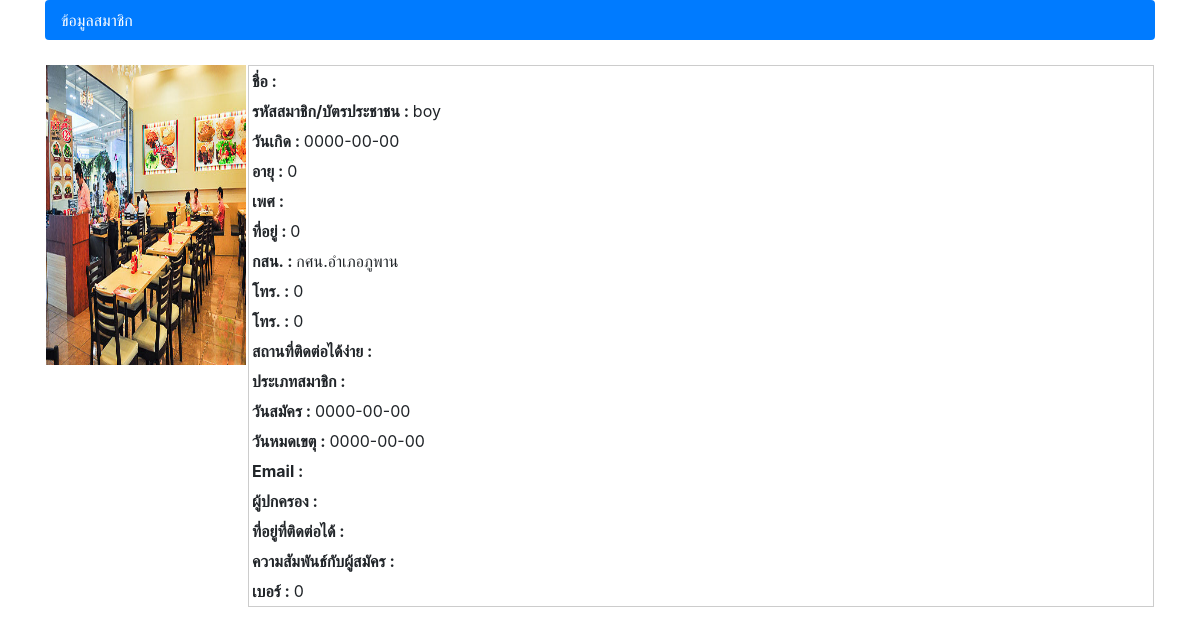
The page /Admin/view_aMember.php?member_id=3 on the database its author committed.
### tables this page shows
CREATE TABLE `member` (
  `member_id` int(11) NOT NULL,
  `member_Library` varchar(50) NOT NULL,
  `member_user` varchar(50) NOT NULL,
  `member_Password` int(50) NOT NULL,
  `member_Prefix` varchar(10) NOT NULL,
  `member_Name` varchar(50) NOT NULL,
  `member_sex` varchar(10) NOT NULL,
  `member_Birth` date NOT NULL,
  `member_Age` int(11) NOT NULL,
  `member_Education` varchar(50) NOT NULL,
  `member_career` varchar(100) NOT NULL,
  `member_HouseNumber` varchar(200) NOT NULL,
  `member_province` varchar(255) NOT NULL,
  `member_Zip` int(10) NOT NULL,
  `member_Phone1` int(10) NOT NULL,
  `member_Phone2` int(10) NOT NULL,
  `member_EasyContact` varchar(200) NOT NULL,
  `member_MembershipType` varchar(50) NOT NULL,
  `member_Registration` date NOT NULL,
  `member_ExpiredDate` date NOT NULL,
  `member_Email` varchar(100) NOT NULL,
  `member_Image` varchar(100) NOT NULL,
  `member_Parent` varchar(100) NOT NULL,
  `member_Relationship` varchar(100) NOT NULL,
  `member_Contact` varchar(200) NOT NULL,
  `member_Telephone` int(10) NOT NULL,
  `member_Status` enum('สมาชิกใหม่','ใช้งาน','ไม่ใช้งาน') NOT NULL DEFAULT 'สมาชิกใหม่'
);

### Admin/view_aMember.php (the view, shortened to what this page needs)
<?php
include 'includes/config.php';
if (isset($_GET['member_id'])) {
  $colname_Member = $_GET['member_id'];
}
$query_Member = "SELECT * FROM member WHERE member_id = ".$colname_Member." ";
$Member = mysqli_query($conn, $query_Member) or die(mysqli_error($conn));
$rs = mysqli_fetch_assoc($Member);
?>
<!DOCTYPE html>
<html>
<head>
   <?php
    include("includes/head.inc.php");
   ?>
</head>
<body>
    <div class="container">
      <div class="row">
        <div class="col-md-12">
          <ul class="nav nav-pills flex-column">
            <li class="nav-item">
              <a href="#" class="active nav-link">ข้อมูลสมาชิก</a>
            </li>
          </ul>
          <br>
            <table width="100%">
              <tr>
                <td width="200" style="text-align: right; vertical-align: top;">
                  <?php
                    if($rs["member_Image"] == '0') {
                      $img = 'nopicture.png';
                    }else {
                      $img = $rs["member_Image"];
                    }
                  ?>
                  <img src="../img/<?php echo $img;?>" width="200" height="300">
                </td>
                <td style="vertical-align: top;">
                  <table style="background-color: #fff; width: 100%; border: solid 1px #ccc;" cellpadding="0" cellspacing="0">
                    <tr>
                      <td class="txt_left col1" style="padding: 3px;"><strong>ชื่อ : </strong><?php echo $rs["member_Prefix"]; echo $rs["member_Name"]; ?></td>
                    </tr>
                    <tr>
                      <td class="txt_left col1" style="padding: 3px;"><strong>รหัสสมาชิก/บัตรประชาชน : </strong><?php echo $rs["member_user"]; ?></td>
                    </tr>
                    <tr>
                      <td class="txt_left col1" style="padding: 3px;"><strong>วันเกิด : </strong><?php echo $rs["member_Birth"]; ?></td>
                    </tr>
                    <tr>
                      <td class="txt_left col1" style="padding: 3px;"><strong>อายุ : </strong><?php echo $rs["member_Age"]; ?></td>
                    </tr>
                    <tr>
                      <td class="txt_left col1" style="padding: 3px;"><strong>เพศ : </strong><?php echo $rs["member_sex"]; ?></td>
                    </tr>
                    <tr>
                      <td class="txt_left col1" style="padding: 3px;"><strong>ที่อยู่ : </strong><?php  echo $rs["member_HouseNumber"]; echo $rs["member_province"]; echo $rs["member_Zip"]; ?></td>
                    </tr>
                    <tr>
                      <td class="txt_left col1" style="padding: 3px;"><strong>กสน. : </strong><?php echo $rs["member_Library"]; ?></td>
                    </tr>
                    <tr>
                      <td class="txt_left col1" style="padding: 3px;"><strong>โทร. : </strong><?php echo $rs["member_Phone1"]; ?></td>
                    </tr>
                    <tr>
                      <td class="txt_left col1" style="padding: 3px;"><strong>โทร. : </strong><?php echo $rs["member_Phone2"]; ?></td>
                    </tr>
                    <tr>
                      <td class="txt_left col1" style="padding: 3px;"><strong>สถานที่ติดต่อได้ง่าย : </strong><?php echo $rs["member_EasyContact"]; ?></td>
                    </tr>
                    <tr>
                      <td class="txt_left col1" style="padding: 3px;"><strong>ประเภทสมาชิก : </strong> <?php echo $rs["member_MembershipType"]; ?></td>
                    </tr>
                    <tr>
                      <td class="txt_left col1" style="padding: 3px;"><strong>วันสมัคร : </strong><?php echo ($rs["member_Registration"]);?></td>
                    </tr>
                    <tr>
                      <td class="txt_left col1" style="padding: 3px;"><strong>วันหมดเขตุ : </strong><?php echo ($rs["member_ExpiredDate"]);?></td>
                    </tr>
                    <tr>
                    <tr>
                      <td class="txt_left col1" style="padding: 3px;"><strong>Email : </strong><?php echo ($rs["member_Email"]);?></td>
                    </tr>
                    <tr>
                      <td class="txt_left col1" style="padding: 3px;"><strong>ผู้ปกครอง : </strong><?php echo ($rs["member_Parent"]);?></td>
                    </tr>
                    <tr>
                      <td class="txt_left col1" style="padding: 3px;"><strong>ที่อยู่ที่ติดต่อได้ : </strong><?php echo ($rs["member_Contact"]);?></td>
                    </tr>
                    <tr>
                      <td class="txt_left col1" style="padding: 3px;"><strong>ความสัมพันธ์กับผู้สมัคร : </strong><?php echo ($rs["member_Relationship"]);?></td>
                    </tr>
                    <tr>
                      <td class="txt_left col1" style="padding: 3px;"><strong>เบอร์ : </strong><?php echo ($rs["member_Telephone"]);?></td>
                    </tr>
                  </table>
                </td>
              </tr>
              </table>
        </div>
      </div>
    </div>
   <br>
   <br>
</body>
</html>

### rows shown on the page
member: member_Image (picture), member_user "boy", member_Birth "0000-00-00", member_Age "0", member_Zip "0", member_Library "กศน.อำเภอภูพาน", member_Phone1 "0", member_Phone2 "0", member_Registration "0000-00-00", member_ExpiredDate "0000-00-00", member_Telephone "0"
